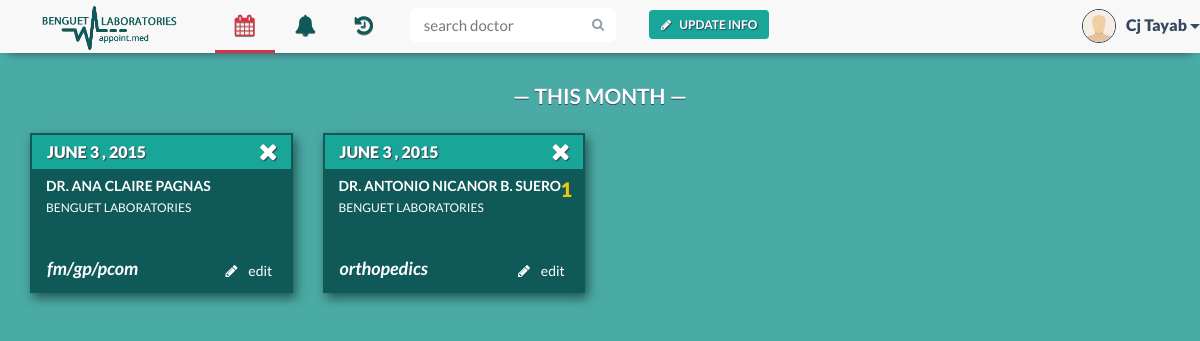
The page /appointment_month.php (signed in) on the database its author committed.
### tables this page shows
CREATE TABLE IF NOT EXISTS `patient` (
  `patient_id` varchar(30) NOT NULL,
  `patient_name` varchar(30) NOT NULL,
  `patient_contact` varchar(20) NOT NULL,
  `birthdate` date NOT NULL,
  `email` varchar(30) NOT NULL,
  `username` varchar(30) NOT NULL,
  `occupation` text,
  PRIMARY KEY (`patient_id`),
  KEY `username` (`username`)
);

CREATE TABLE IF NOT EXISTS `appointment` (
  `appointment_id` int(30) NOT NULL AUTO_INCREMENT,
  `remarks` text NOT NULL,
  `doctor_id` varchar(30) NOT NULL,
  `patient_id` varchar(30) NOT NULL,
  `appoint_date` date NOT NULL,
  `appointment_status` enum('Cancelled','Completed','Referred','Inqueue') NOT NULL,
  `clinic_id` int(30) NOT NULL,
  PRIMARY KEY (`appointment_id`),
  KEY `doctor_id_2` (`doctor_id`),
  KEY `patient_id` (`patient_id`),
  KEY `clinic_id` (`clinic_id`)
);

CREATE TABLE IF NOT EXISTS `doctor` (
  `doctor_id` varchar(30) NOT NULL,
  `doctor_name` varchar(30) NOT NULL,
  `specialization` text NOT NULL,
  `doctor_status` enum('In','Out','Break') NOT NULL,
  `email` varchar(30) NOT NULL,
  `username` varchar(30) NOT NULL,
  PRIMARY KEY (`doctor_id`),
  KEY `username` (`username`)
);

CREATE TABLE IF NOT EXISTS `clinic` (
  `clinic_id` int(30) NOT NULL AUTO_INCREMENT,
  `clinic_location` varchar(200) NOT NULL,
  `clinic_name` varchar(50) NOT NULL,
  `clinic_contact` text NOT NULL,
  `doctor_id` varchar(30) NOT NULL,
  `cut_off_no` int(30) NOT NULL,
  PRIMARY KEY (`clinic_id`),
  KEY `doctor_id` (`doctor_id`)
);

CREATE TABLE IF NOT EXISTS `queue_notif` (
  `queue_id` int(100) NOT NULL,
  `clinic_id` int(30) NOT NULL,
  `appointment_id` int(30) NOT NULL,
  `appoint_date` date NOT NULL,
  KEY `appointment_id` (`appointment_id`),
  KEY `clinic_id` (`clinic_id`),
  KEY `queue_id` (`queue_id`)
);

### include/appointment-panel.php (the view, shortened to what this page needs)
<?php
if (mysqli_num_rows($p_result) >= 1) {
    while ($d_row = mysqli_fetch_array($p_result)) {
        $app_id = $d_row['appointment_id'];
        $doctor = $d_row['doctor_id'];
        $date = $d_row['appoint_date'];
        $date = date("F j , Y", strtotime($date));
        $c_id = $d_row['clinic_id'];
        $d_result = mysqli_query($con, "SELECT * FROM doctor NATURAL JOIN clinic NATURAL JOIN clinic_schedule WHERE doctor_id LIKE '$doctor' AND clinic_id LIKE '$c_id'");
        $doc = mysqli_fetch_array($d_result);
        $clinic_name = $doc['clinic_name'];
        $days = $doc['days'];
        $queue = mysqli_query($con, "SELECT * FROM queue_notif WHERE appointment_id LIKE '$app_id' ");
        $queue_row = mysqli_fetch_array($queue);
        $queue_id = $queue_row['queue_id'];
        $queue_date = $queue_row['appoint_date'];
        echo '<div class="col-xs-12 col-md-6 col-lg-3" id="' . $d_row['appointment_id'] . '">';
        echo "<div class='panel panel-default' id='asd'><div class='panel-heading appointment-date' >";
        echo $date;
        echo "<a href=\"close.php?id=$d_row[appointment_id]&doc=$doctor&pat=$patient_id&cid=$c_id&qid=$queue_id&qd=$queue_date\" onclick='return confirm(\"Do you want to cancel this appointment?\")' title=\"Cancel\"><i class=\"fa fa-remove fa-lg delete-btn\"></i></a></div>
    <div class=\"panel-body\">";
        echo '<p class="appointment-header">Dr. ' . $doc['doctor_name'] . '</p>';
        echo '<p>' . $clinic_name . '</p>';
        echo '<p class="pt-queue-number"><span>'.$queue_id.'</span></p>';
        echo "</div><div class='appmnt-pnl-btns'>
    <a class='btn btn-block appo tooltip-top' data-toggle='modal' data-target='.bs-example-modal-sm' data-id='" . $app_id . "' data-doctor-id='" . $doctor . "' data-clinic-id='" . $c_id . "' data-days='".$days."' data-tooltip='edit this appointment'><span><i class='fa fa-pencil'></i></span> Edit</a>";
        echo '<p class="appointment-specs">' . $doc['specialization'] . '</p></div></div>';
        echo '</div>';
    }
}
?>

### include/pt-nav-end.php (shortened to what this page needs)
                <li class="nav-button navbar-right">
                    <button type="button" class="btn btn-default btn-noborder green-btn nav-modal-button" data-toggle="modal" data-target=".bs-pt-edit-profile-modal-lg" data-id="'.$appointment_id.'" data-patient-id="'.$patient_id.'">
                    <i class="fa fa-pencil"></i>Update Info</button>
                </li>
                <form class="navbar-form navbar-right" method="post" role="search" action="search.php">
                    <div class="input-group search-bar">
                        <input type="text" class="form-control" name="search" placeholder="search doctor" id="inputSearch">
                        <span class="input-group-btn">
                            <button type="submit" class="btn"><i class="fa fa-search"></i></button>
                        </span>
                    </div>
                </form>
            </ul>
            <ul class="nav navbar-nav navbar-right signedin">
                <div class="btn-group navbar-right tooltip-bottom" data-tooltip="You">
                    <button type="button" class="btn btn-default btn-lg btn-noborder dropdown-toggle" data-toggle="dropdown" aria-expanded="false">
                        <div class="signedin-photo">
                            <img src="img/profile/<?php
                            $file = "img/profile/" . $patient_id . ".jpg";
                            if (file_exists($file)) {
                                echo $patient_id;
                            } else {
                                echo 'profile_avatar';
                            }
                            ?>.jpg" class="img-responsive">
                        </div>
            <?php echo $patient_n ?>
                        <span class="caret"></span>
                    </button>
                </div>
            </ul>
        </div>
    </div>
</nav>

### css/tooltip.css (style rules this page uses)
[data-tooltip], .tooltip { position: relative; cursor: pointer; }
[data-tooltip]:before, [data-tooltip]:after, .tooltip:before, .tooltip:after { position: absolute; visibility: hidden; -ms-filter: "progid:DXImageTransform.Microsoft.Alpha(Opacity=0)"; filter: progid:DXImageTransform.Microsoft.Alpha(Opacity=0); opacity: 0; -webkit-transition: opacity 0.2s ease-in-out, visibility 0.2s ease-in-out, -webkit-transform 0.2s cubic-bezier(0.71, 1.7, 0.77, 1.24); -moz-transition: opacity 0.2s ease-in-out, visibility 0.2s ease-in-out, -moz-transform 0.2s cubic-bezier(0.71, 1.7, 0.77, 1.24); transition: opacity 0.2s ease-in-out, visibility 0.2s ease-in-out, transform 0.2s cubic-bezier(0.71, 1.7, 0.77, 1.24); -webkit-transform: translate3d(0, 0, 0); -moz-transform: translate3d(0, 0, 0); transform: translate3d(0, 0, 0); pointer-events: none; }
.tooltip:before, [data-tooltip]:before { z-index: 1001; border: 6px solid transparent; background: transparent; content: ""; }
.tooltip:after, [data-tooltip]:after { z-index: 1002; padding: 8px; min-width: 120px; background-color: #000; background-color: hsla(0, 0%, 20%, 0.9); color: #fff; content: attr(data-tooltip); font-size: 14px; line-height: 1.2; text-align: center; }
[data-tooltip]:before, [data-tooltip]:after, .tooltip:before, .tooltip:after, .tooltip-top:before, .tooltip-top:after { bottom: 100%; left: 50%; }
[data-tooltip]:before, .tooltip:before, .tooltip-top:before { margin-left: -6px; margin-bottom: -12px; border-top-color: #000; border-top-color: hsla(0, 0%, 20%, 0.9); }
[data-tooltip]:after, .tooltip:after, .tooltip-top:after { margin-left: -60px; }
.tooltip-bottom:before, .tooltip-bottom:after { top: 100%; bottom: auto; left: 50%; }
.tooltip-bottom:before { margin-top: -12px; margin-bottom: 0; border-top-color: transparent; border-bottom-color: #000; border-bottom-color: hsla(0, 0%, 20%, 0.9); }

### rows shown on the page
patient: patient_name "Cj Tayab"
appointment: appoint_date "JUNE 3 , 2015", doctor.doctor_name "ANA CLAIRE PAGNAS", clinic.clinic_name "BENGUET LABORATORIES", doctor.specialization "fm/gp/pcom"
appointment: appoint_date "JUNE 3 , 2015", doctor.doctor_name "ANTONIO NICANOR B. SUERO", clinic.clinic_name "BENGUET LABORATORIES", queue_notif.queue_id "1", doctor.specialization "orthopedics"
